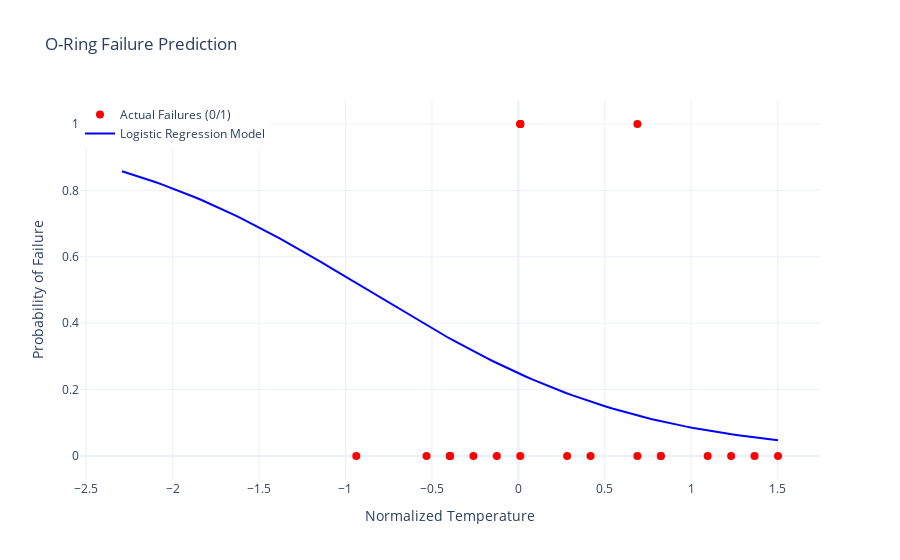

Notebook cell for this chart:
### Code cell
scatter = go.Scatter(
    x=df2["Normalized_Temp"],
    y=df2["Failure"],
    mode="markers",
    marker=dict(color="red", size=8),
    name="Actual Failures (0/1)"
)


x_range = np.linspace(min(X), max(X), 100)
y_pred = sigmoid(w1 * x_range + w0)

logistic_curve = go.Scatter(
    x=x_range,
    y=y_pred,
    mode="lines",
    line=dict(color="blue", width=2),
    name="Logistic Regression Model"
)


fig = go.Figure([scatter, logistic_curve])
fig.update_layout(
    title="O-Ring Failure Prediction",
    xaxis_title="Normalized Temperature",
    yaxis_title="Probability of Failure",
    template="plotly_white",
    legend=dict(x=0, y=1)
)

fig.show()
